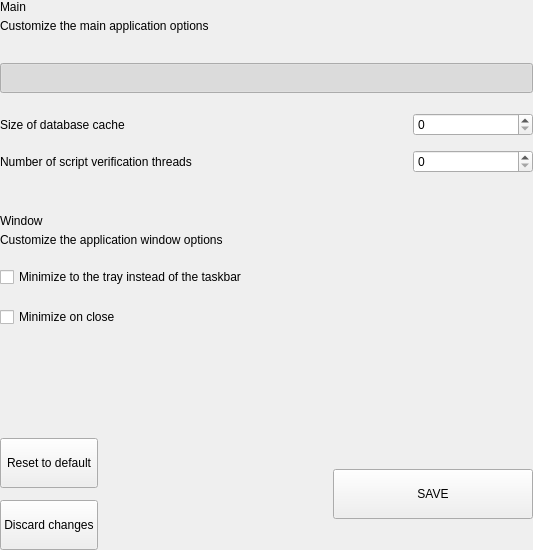
<?xml version="1.0" encoding="UTF-8"?>
<ui version="4.0">
 <class>SettingsMainOptionsWidget</class>
 <widget class="QWidget" name="SettingsMainOptionsWidget">
  <property name="geometry">
   <rect>
    <x>0</x>
    <y>0</y>
    <width>533</width>
    <height>550</height>
   </rect>
  </property>
  <property name="windowTitle">
   <string>Form</string>
  </property>
  <layout class="QVBoxLayout" name="verticalLayout">
   <property name="spacing">
    <number>0</number>
   </property>
   <property name="leftMargin">
    <number>0</number>
   </property>
   <property name="topMargin">
    <number>0</number>
   </property>
   <property name="rightMargin">
    <number>0</number>
   </property>
   <property name="bottomMargin">
    <number>0</number>
   </property>
   <item>
    <widget class="QWidget" name="left" native="true">
     <property name="sizePolicy">
      <sizepolicy hsizetype="Preferred" vsizetype="Minimum">
       <horstretch>0</horstretch>
       <verstretch>0</verstretch>
      </sizepolicy>
     </property>
     <property name="minimumSize">
      <size>
       <width>0</width>
       <height>550</height>
      </size>
     </property>
     <layout class="QVBoxLayout" name="verticalLayout_3">
      <property name="leftMargin">
       <number>0</number>
      </property>
      <property name="topMargin">
       <number>0</number>
      </property>
      <property name="rightMargin">
       <number>0</number>
      </property>
      <property name="bottomMargin">
       <number>0</number>
      </property>
      <item>
       <layout class="QVBoxLayout" name="verticalLayout_2">
        <property name="spacing">
         <number>0</number>
        </property>
        <item>
         <layout class="QHBoxLayout" name="horizontalLayout_3" stretch="1">
          <property name="spacing">
           <number>0</number>
          </property>
          <item>
           <layout class="QVBoxLayout" name="verticalLayoutTitle">
            <property name="spacing">
             <number>5</number>
            </property>
            <item>
             <widget class="QLabel" name="labelTitle">
              <property name="text">
               <string>Main</string>
              </property>
             </widget>
            </item>
            <item>
             <widget class="QLabel" name="labelSubtitle1">
              <property name="text">
               <string>Customize the main application options</string>
              </property>
              <property name="wordWrap">
               <bool>true</bool>
              </property>
             </widget>
            </item>
           </layout>
          </item>
         </layout>
        </item>
        <item>
         <spacer name="verticalSpacer_2">
          <property name="orientation">
           <enum>Qt::Vertical</enum>
          </property>
          <property name="sizeType">
           <enum>QSizePolicy::Fixed</enum>
          </property>
          <property name="sizeHint" stdset="0">
           <size>
            <width>20</width>
            <height>30</height>
           </size>
          </property>
         </spacer>
        </item>
        <item>
         <layout class="QHBoxLayout" name="horizontalLayout">
          <item>
           <widget class="QPushButton" name="pushSwitchStart">
            <property name="minimumSize">
             <size>
              <width>0</width>
              <height>30</height>
             </size>
            </property>
            <property name="maximumSize">
             <size>
              <width>16777215</width>
              <height>30</height>
             </size>
            </property>
            <property name="text">
             <string/>
            </property>
            <property name="checkable">
             <bool>true</bool>
            </property>
            <property name="checked">
             <bool>true</bool>
            </property>
           </widget>
          </item>
         </layout>
        </item>
        <item>
         <spacer name="verticalSpacer_3">
          <property name="orientation">
           <enum>Qt::Vertical</enum>
          </property>
          <property name="sizeType">
           <enum>QSizePolicy::Fixed</enum>
          </property>
          <property name="sizeHint" stdset="0">
           <size>
            <width>20</width>
            <height>20</height>
           </size>
          </property>
         </spacer>
        </item>
        <item>
         <layout class="QHBoxLayout" name="horizontalLayout_2">
          <item>
           <widget class="QLabel" name="labelTitleSizeDb">
            <property name="text">
             <string>Size of database cache</string>
            </property>
           </widget>
          </item>
          <item>
           <spacer name="horizontalSpacer_3">
            <property name="orientation">
             <enum>Qt::Horizontal</enum>
            </property>
            <property name="sizeHint" stdset="0">
             <size>
              <width>40</width>
              <height>20</height>
             </size>
            </property>
           </spacer>
          </item>
          <item>
           <widget class="QSpinBox" name="databaseCache">
            <property name="minimumSize">
             <size>
              <width>120</width>
              <height>0</height>
             </size>
            </property>
           </widget>
          </item>
         </layout>
        </item>
        <item>
         <spacer name="verticalThreads2">
          <property name="orientation">
           <enum>Qt::Vertical</enum>
          </property>
          <property name="sizeType">
           <enum>QSizePolicy::Fixed</enum>
          </property>
          <property name="sizeHint" stdset="0">
           <size>
            <width>20</width>
            <height>14</height>
           </size>
          </property>
         </spacer>
        </item>
        <item>
         <layout class="QHBoxLayout" name="horizontalThreads">
          <item>
           <widget class="QLabel" name="labelTitleThreads">
            <property name="text">
             <string>Number of script verification threads</string>
            </property>
           </widget>
          </item>
          <item>
           <spacer name="horizontalSpacerThreads">
            <property name="orientation">
             <enum>Qt::Horizontal</enum>
            </property>
            <property name="sizeHint" stdset="0">
             <size>
              <width>40</width>
              <height>20</height>
             </size>
            </property>
           </spacer>
          </item>
          <item>
           <widget class="QSpinBox" name="threadsScriptVerif">
            <property name="minimumSize">
             <size>
              <width>120</width>
              <height>0</height>
             </size>
            </property>
           </widget>
          </item>
         </layout>
        </item>
        <item>
         <spacer name="verticalPercentagezPiv">
          <property name="orientation">
           <enum>Qt::Vertical</enum>
          </property>
          <property name="sizeType">
           <enum>QSizePolicy::Fixed</enum>
          </property>
          <property name="sizeHint" stdset="0">
           <size>
            <width>20</width>
            <height>20</height>
           </size>
          </property>
         </spacer>
        </item>
        <item>
         <widget class="QLabel" name="labelDivider">
          <property name="minimumSize">
           <size>
            <width>0</width>
            <height>1</height>
           </size>
          </property>
          <property name="maximumSize">
           <size>
            <width>16777215</width>
            <height>1</height>
           </size>
          </property>
          <property name="text">
           <string/>
          </property>
         </widget>
        </item>
        <item>
         <spacer name="verticalThreads">
          <property name="orientation">
           <enum>Qt::Vertical</enum>
          </property>
          <property name="sizeType">
           <enum>QSizePolicy::Fixed</enum>
          </property>
          <property name="sizeHint" stdset="0">
           <size>
            <width>20</width>
            <height>20</height>
           </size>
          </property>
         </spacer>
        </item>
        <item>
         <layout class="QHBoxLayout" name="horizontalLayout_34" stretch="1">
          <property name="spacing">
           <number>0</number>
          </property>
          <item>
           <layout class="QVBoxLayout" name="verticalLayoutTitle2">
            <property name="spacing">
             <number>5</number>
            </property>
            <item>
             <widget class="QLabel" name="labelTitleDown">
              <property name="text">
               <string>Window</string>
              </property>
             </widget>
            </item>
            <item>
             <widget class="QLabel" name="labelSubtitleDown">
              <property name="text">
               <string>Customize the application window options</string>
              </property>
              <property name="wordWrap">
               <bool>true</bool>
              </property>
             </widget>
            </item>
           </layout>
          </item>
         </layout>
        </item>
        <item>
         <spacer name="verticalSpacer_5">
          <property name="orientation">
           <enum>Qt::Vertical</enum>
          </property>
          <property name="sizeType">
           <enum>QSizePolicy::Fixed</enum>
          </property>
          <property name="sizeHint" stdset="0">
           <size>
            <width>20</width>
            <height>20</height>
           </size>
          </property>
         </spacer>
        </item>
        <item>
         <widget class="QCheckBox" name="checkBoxMinTaskbar">
          <property name="text">
           <string>Minimize to the tray instead of the taskbar</string>
          </property>
         </widget>
        </item>
        <item>
         <spacer name="verticalSpacer_4">
          <property name="orientation">
           <enum>Qt::Vertical</enum>
          </property>
          <property name="sizeType">
           <enum>QSizePolicy::Fixed</enum>
          </property>
          <property name="sizeHint" stdset="0">
           <size>
            <width>20</width>
            <height>20</height>
           </size>
          </property>
         </spacer>
        </item>
        <item>
         <widget class="QCheckBox" name="checkBoxMinClose">
          <property name="text">
           <string>Minimize on close</string>
          </property>
         </widget>
        </item>
        <item>
         <spacer name="verticalSpacer">
          <property name="orientation">
           <enum>Qt::Vertical</enum>
          </property>
          <property name="sizeHint" stdset="0">
           <size>
            <width>20</width>
            <height>40</height>
           </size>
          </property>
         </spacer>
        </item>
        <item>
         <layout class="QHBoxLayout" name="horizontalLayout_7">
          <property name="spacing">
           <number>12</number>
          </property>
          <item>
           <layout class="QVBoxLayout" name="verticalLayout_4">
            <property name="leftMargin">
             <number>0</number>
            </property>
            <item>
             <widget class="QPushButton" name="pushButtonReset">
              <property name="minimumSize">
               <size>
                <width>0</width>
                <height>50</height>
               </size>
              </property>
              <property name="maximumSize">
               <size>
                <width>16777215</width>
                <height>16777215</height>
               </size>
              </property>
              <property name="focusPolicy">
               <enum>Qt::NoFocus</enum>
              </property>
              <property name="text">
               <string>Reset to default</string>
              </property>
             </widget>
            </item>
            <item>
             <widget class="QPushButton" name="pushButtonClean">
              <property name="minimumSize">
               <size>
                <width>0</width>
                <height>50</height>
               </size>
              </property>
              <property name="focusPolicy">
               <enum>Qt::NoFocus</enum>
              </property>
              <property name="text">
               <string>Discard changes</string>
              </property>
             </widget>
            </item>
           </layout>
          </item>
          <item>
           <spacer name="horizontalSpacer_5">
            <property name="orientation">
             <enum>Qt::Horizontal</enum>
            </property>
            <property name="sizeType">
             <enum>QSizePolicy::Expanding</enum>
            </property>
            <property name="sizeHint" stdset="0">
             <size>
              <width>40</width>
              <height>20</height>
             </size>
            </property>
           </spacer>
          </item>
          <item>
           <widget class="QPushButton" name="pushButtonSave">
            <property name="minimumSize">
             <size>
              <width>200</width>
              <height>50</height>
             </size>
            </property>
            <property name="maximumSize">
             <size>
              <width>200</width>
              <height>50</height>
             </size>
            </property>
            <property name="focusPolicy">
             <enum>Qt::NoFocus</enum>
            </property>
            <property name="text">
             <string>SAVE</string>
            </property>
           </widget>
          </item>
         </layout>
        </item>
       </layout>
      </item>
     </layout>
    </widget>
   </item>
  </layout>
 </widget>
 <resources/>
 <connections/>
</ui>
